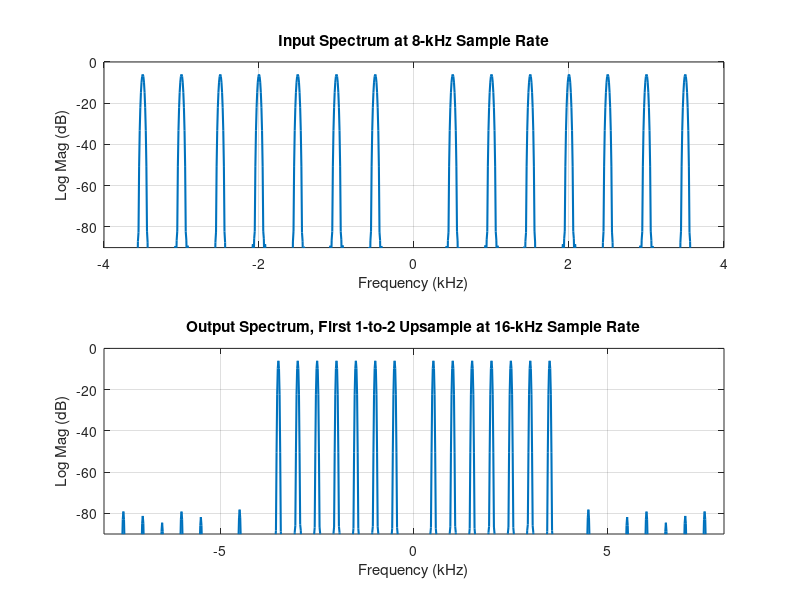
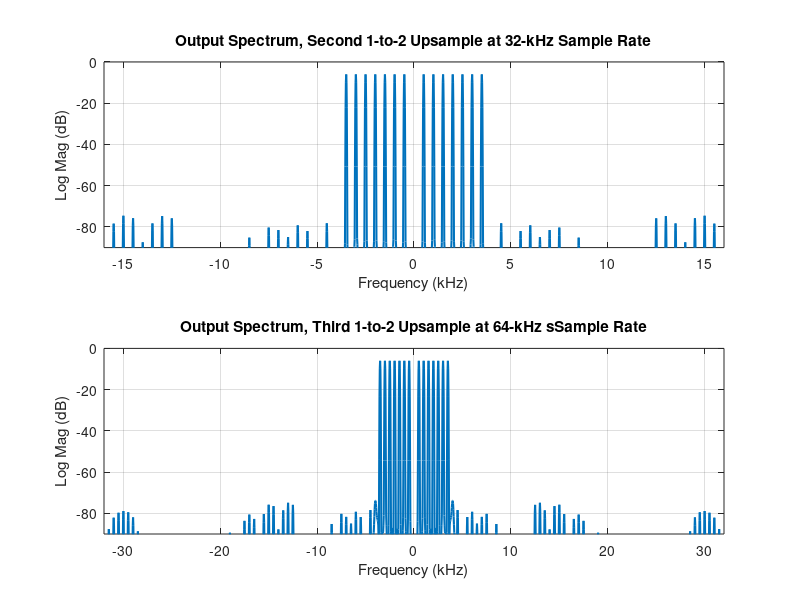

Here is the MATLAB script that generated these plots, in order:
% demo of efficient 1-to-8 upsampler
% input sample rate 8 kHz, input bandwidth 3.5 k Hz
% 12 bit dynamic range: 
% recursive polyphase model; first stage 5 coef, second stage 2-coef, third stage 2-coef
% approximately two multiplies per output point
% generate comb of sinusoids spanning input frequency span...
%  Script file written by fred harris of UCSD. Copyright 2021

x=cos(2*pi*(0:1999)*(0.5/8)+2*pi*rand(1));
x=x+cos(2*pi*(0:1999)*(1/8)+2*pi*rand(1));
x=x+cos(2*pi*(0:1999)*(1.5/8)+2*pi*rand(1));
x=x+cos(2*pi*(0:1999)*(2/8)+2*pi*rand(1));
x=x+cos(2*pi*(0:1999)*(2.5/8)+2*pi*rand(1));
x=x+cos(2*pi*(0:1999)*(3/8)+2*pi*rand(1));
x=x+cos(2*pi*(0:1999)*(3.5/8)+2*pi*rand(1));


% first stage half band filter

c_01 = 0.07294398784852;
c_02 = 0.48088374109844;
c_03 = 0.89653508312853;

c_11 = 0.25672675911256;
c_12 = 0.69620335640375;

reg_0=zeros(1,4);
reg_1=zeros(1,3);

mm=1;
for nn=1:500
    sm_01=(x(nn)-reg_0(2))*c_01+reg_0(1);
    sm_02=(sm_01-reg_0(3))*c_02+reg_0(2);
    sm_03=(sm_02-reg_0(4))*c_03+reg_0(3);
    
    sm_11=(x(nn)-reg_1(2))*c_11+reg_1(1);
    sm_12=(sm_11-reg_1(3))*c_12+reg_1(2);
    
    reg_0=[x(nn) sm_01 sm_02 sm_03];
    reg_1=[x(nn) sm_11 sm_12];
    
    y1(mm)  =sm_03;
    y1(mm+1)=sm_12;
    mm=mm+2;
end

figure(1)
subplot(2,1,1)
w1=kaiser(500,10)';
w1=w1/sum(w1);
plot((-0.5:1/1024:0.5-1/1024)*8,fftshift(20*log10(abs(fft(x(1:500).*w1,1024)))),'linewidth',1.5)
grid
axis([-4 4 -90 0])
title('Input Spectrum at 8-kHz Sample Rate')
xlabel('Frequency (kHz)')
ylabel('Log Mag (dB)')

subplot(2,1,2)
w2=kaiser(1000,10)';
w2=w2/sum(w2);
plot((-0.5:1/1024:0.5-1/1024)*16,fftshift(20*log10(abs(fft(y1(1:1000).*w2,1024)))),'linewidth',1.5)
grid
axis([-8 8 -90 0])
title('Output Spectrum, First 1-to-2 Upsample at 16-kHz Sample Rate')
xlabel('Frequency (kHz)')
ylabel('Log Mag (dB)')
     
% second stage half band filter

c_21 = 0.129456720509504;
c_31 = 0.570592731905995;
reg_2=zeros(1,2);
reg_3=zeros(1,2);

mm=1;
for nn=1:1000
    sm_21=(y1(nn)-reg_2(2))*c_21+reg_2(1);
       
    sm_31=(y1(nn)-reg_3(2))*c_31+reg_3(1);
        
    reg_2=[y1(nn) sm_21];
    reg_3=[y1(nn) sm_31];
    
    y2(mm)  =sm_21;
    y2(mm+1)=sm_31;
    mm=mm+2;
end

% third stage half band filter

c_41 = 0.12474452570860;

c_51 = 0.56258495288732;

reg_4=zeros(1,2);
reg_5=zeros(1,2);

mm=1;
for nn=1:2000
    sm_41=(y2(nn)-reg_4(2))*c_41+reg_4(1);
       
    sm_51=(y2(nn)-reg_5(2))*c_51+reg_5(1);
        
    reg_4=[y2(nn) sm_41];
    reg_5=[y2(nn) sm_51];
    
    y3(mm)  =sm_41;
    y3(mm+1)=sm_51;
    mm=mm+2;
end



figure(2)
subplot(2,1,1)
w2=kaiser(2000,10)';
w2=w2/sum(w2);
plot((-0.5:1/2048:0.5-1/2048)*32,fftshift(20*log10(abs(fft(y2(1:2000).*w2,2048)))),'linewidth',1.5)
grid
axis([-16 16 -90 0])
title('Output Spectrum, Second 1-to-2 Upsample at 32-kHz Sample Rate')
xlabel('Frequency (kHz)')
ylabel('Log Mag (dB)')

subplot(2,1,2)
w3=kaiser(2048,10)';
w3=w3/sum(w3);
plot((-0.5:1/2048:0.5-1/2048)*64,fftshift(20*log10(abs(fft(y3(1:2048).*w3,2048)))),'linewidth',1.5)
grid
axis([-32 32 -90 0])
title('Output Spectrum, Third 1-to-2 Upsample at 64-kHz sSample Rate')
xlabel('Frequency (kHz)')
ylabel('Log Mag (dB)')





